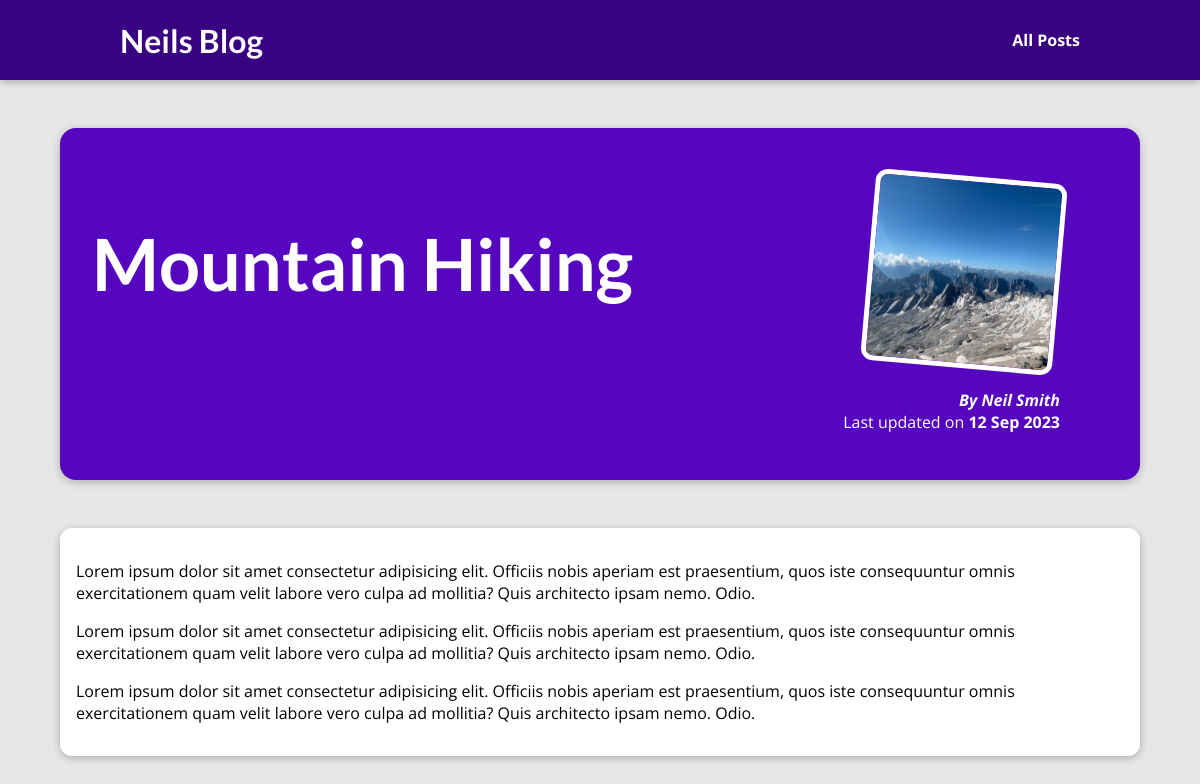
The page /posts/hike-in-the-mountains on the database its author committed.
### blog/models.py (models this page shows, shortened)
class Post(models.Model):
    title = models.CharField(max_length=150)
    excerpt = models.CharField(max_length=200)
    image_name = models.CharField(max_length=100)
    date = models.DateField(auto_now=True)
    slug = models.SlugField(unique=True, db_index=True)
    content = models.TextField(validators=[MinLengthValidator(10)])
    author = models.ForeignKey(Author, on_delete=models.SET_NULL, null=True, related_name="posts")
    tags = models.ManyToManyField(Tag)

class Author(models.Model):
    first_name = models.CharField(max_length=100)
    last_name = models.CharField(max_length=100)
    email_address = models.EmailField()
    def full_name(self):
        return f"{self.first_name} {self.last_name}"
    def __str__(self):
        return self.full_name()

### blog/views.py (the view)
# urls.py: path("posts/<slug>", views.post_detail, name="post-detail-page"),
def post_detail(request, slug):
    this_post = get_object_or_404(Post, slug=slug)
    return render(request, "blog/post-detail.html", {
        "post": this_post
    })

### blog/templates/blog/post-detail.html (shortened to what this page needs)
 {% extends 'base.html' %}
 {% load static %}
 {% block css_files %}
<link rel="stylesheet" href="{% static 'blog/post-detail.css' %}">
{% endblock css_files %}
{% block content %}
 <section id="summary">
    <h2>{{ post.title }}</h2>
    <article>
        <img src="{% static 'blog/images/'|add:post.image_name %}" alt="{{ post.title }}">
        <address>By {{ post.author }}</address>
        <div>
            Last updated on <time>{{ post.date|date:'d M Y'}}</time>
        </div>
    </article>
 </section>
 <main>
   {{ post.content|linebreaks}}
 </main>
{% endblock content %}

### static/app.css (style rules this page uses)
* { box-sizing: border-box; }
html { font-family: 'Open Sans', 'Lato', sans-serif; }
body { margin: 0; }
h1, h2, h3 { font-family: 'Lato', sans-serif; font-weight: bold; }

### blog/static/blog/post-detail.css (style rules this page uses)
body { background-color: #e7e7e7; }
#summary { margin: 8rem auto 3rem auto; padding: 2rem; width: 90%; max-width: 90rem; border-radius: 16px; background-color: #5706c0; position: relative; box-shadow: 0 2px 8px rgba(0, 0, 0, 0.25); height: 22rem; }
#summary h2 { color: white; font-size: 4.5rem; }
#summary article { position: absolute; top: 2rem; right: 3rem; padding: 1rem 2rem; border-radius: 12px; text-align: right; color: white; }
#summary article img { width: 12rem; height: 12rem; border-radius: 12px; transform: rotateZ(5deg); border: 5px solid white; margin-bottom: 1rem; }
#summary address { font-weight: bold; }
#summary time { font-weight: bold; }
main { width: 90%; max-width: 90rem; margin: 3rem auto; background-color: white; padding: 1rem; border-radius: 12px; box-shadow: 0 2px 8px rgba(0, 0, 0, 0.25); }

### rows shown on the page
Post: title "Mountain Hiking", image_name (picture), author "Neil Smith", date "12 Sep 2023", content "Lorem ipsum dolor sit amet consectetur adipisicing elit. Officiis nobis aperiam est praesentium, quos iste consequuntur omnis exercitationem quam velit labore vero culpa ad mollitia? Quis architecto ipsam nemo. Odio. Lorem ipsum dolor sit amet consectetur adipisicing elit. Officiis nobis aperiam est praesentium, quos iste consequuntur omnis exercitationem quam velit labore vero culpa ad mollitia? Quis architecto ipsam nemo. Odio. Lorem ipsum dolor sit amet consectetur adipisicing elit. Officiis nobis aperiam est praesentium, quos iste consequuntur omnis exercitationem quam velit labore vero culpa ad mollitia? Quis architecto ipsam nemo. Odio."
